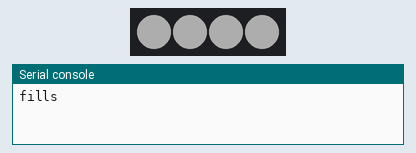
The program below on a simulated Raspberry Pi Pico running MicroPython. Parts: 4 RGB LEDs in strip order, left to right, the last lines printed to the serial console. Dim RGB values are drawn brighter than linear. At 12.7 s the program stops and its outputs stay as they are.

Above: at 1.68 s.
At 2.72 s:
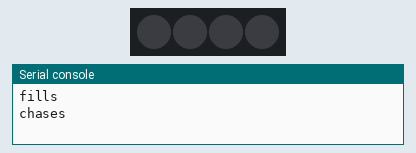
At 3.76 s:
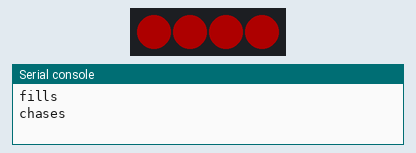
At 6.88 s:
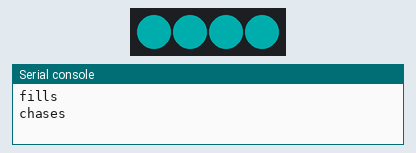
At 8.97 s:
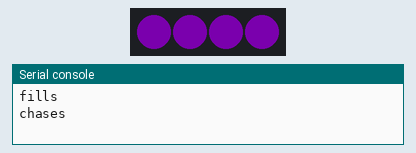
At 12.7 s:
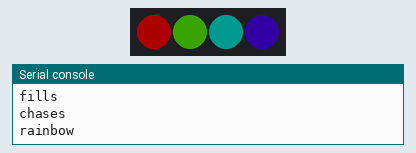
Timing chart, 0 to 14.2 s (numbered marks = the images above):
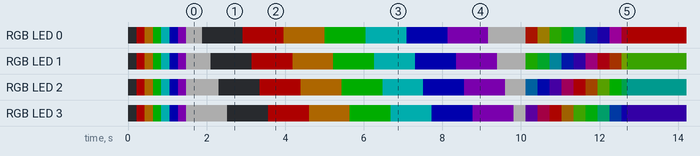

The program:

ws2812_1.py
```python
import array, time
from machine import Pin
import rp2,ws2812

# Configure the number of WS2812 LEDs.
NUM_LEDS = 4
PIN_NUM = 28
brightness = 0.2

#================ PI PICO PIO 設定 ==================
@rp2.asm_pio(sideset_init=rp2.PIO.OUT_LOW, out_shiftdir=rp2.PIO.SHIFT_LEFT, autopull=True, pull_thresh=24)
def ws2812():
    T1 = 3
    T2 = 5
    T3 = 8
    wrap_target()
    label("bitloop")
    out(x, 1).side(0)[T3 - 1]
    jmp(not_x, "do_zero").side(1)[T1 - 1]
    jmp("bitloop").side(1)[T2 - 1]
    label("do_zero")
    nop().side(0)[T2 - 1]
    wrap()
# Create the StateMachine with the ws2812 program, outputting on pin
sm = rp2.StateMachine(0, ws2812, freq=10000000, sideset_base=Pin(PIN_NUM))
# Start the StateMachine, it will wait for data on its FIFO.
sm.active(1)
#============================================================================

# Display a pattern on the LEDs via an array of LED RGB values.
ar = array.array("I", [0 for x in range(NUM_LEDS)])

##########################################################################
def pixels_show():
    dimmer_ar = array.array("I", [0 for x in range(NUM_LEDS)])
    for i,c in enumerate(ar):
        r = int(((c >> 8) & 0xFF) * brightness)
        g = int(((c >> 16) & 0xFF) * brightness)
        b = int((c & 0xFF) * brightness)
        dimmer_ar[i] = (g<<16) + (r<<8) + b
    sm.put(dimmer_ar, 8)
    time.sleep_ms(10)

def pixels_set(i, color):
    ar[i] = (color[1]<<16) + (color[0]<<8) + color[2]

def pixels_fill(color):
    for i in range(len(ar)):
        pixels_set(i, color)

def color_chase(color, wait):
    for i in range(NUM_LEDS):
        pixels_set(i, color)
        time.sleep(wait)
        pixels_show()
    time.sleep(0.2)

def wheel(pos):
    # Input a value 0 to 255 to get a color value.
    # The colours are a transition r - g - b - back to r.
    if pos < 0 or pos > 255:
        return (0, 0, 0)
    if pos < 85:
        return (255 - pos * 3, pos * 3, 0)
    if pos < 170:
        pos -= 85
        return (0, 255 - pos * 3, pos * 3)
    pos -= 170
    return (pos * 3, 0, 255 - pos * 3)


def rainbow_cycle(wait):
    for j in range(255):
        for i in range(NUM_LEDS):
            rc_index = (i * 256 // NUM_LEDS) + j
            pixels_set(i, wheel(rc_index & 255))
        pixels_show()
        time.sleep(wait)

BLACK = (0, 0, 0)
RED = (255, 0, 0)
YELLOW = (255, 150, 0)
GREEN = (0, 255, 0)
CYAN = (0, 255, 255)
BLUE = (0, 0, 255)
PURPLE = (180, 0, 255)
WHITE = (255, 255, 255)
COLORS = (BLACK, RED, YELLOW, GREEN, CYAN, BLUE, PURPLE, WHITE)

print("fills")
for color in COLORS:
    pixels_fill(color)
    pixels_show()
    time.sleep(0.2)

print("chases")
for color in COLORS:
    color_chase(color, 0.2)

print("rainbow")
rainbow_cycle(0)
```

Measured:
- by itself, RGB LED 0: off → RGB(51, 0, 0) at 0.22 s, → RGB(51, 30, 0) 0.21 s later, → RGB(0, 51, 0) 0.21 s later, → RGB(0, 51, 51) 0.21 s later, … (25 changes in this stretch)
- by itself, RGB LED 1: off → RGB(51, 0, 0) at 0.22 s, → RGB(51, 30, 0) 0.21 s later, → RGB(0, 51, 0) 0.21 s later, → RGB(0, 51, 51) 0.21 s later, … (25 changes in this stretch)
